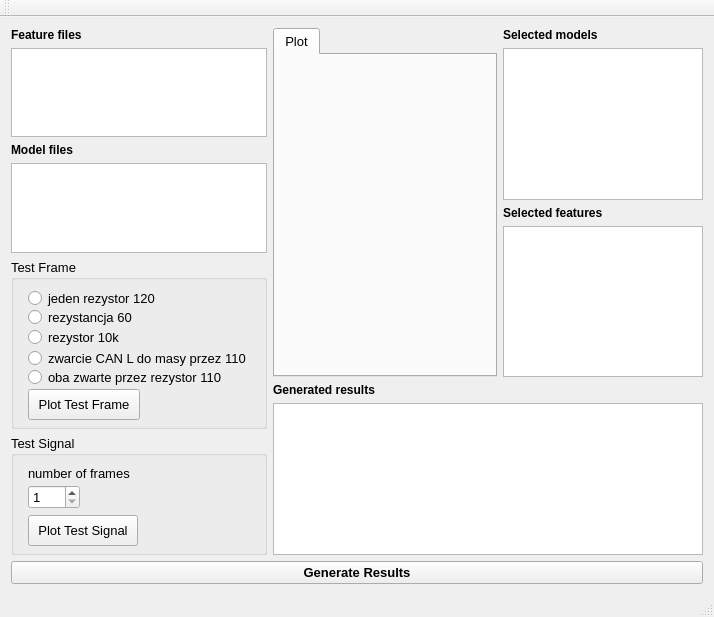
<?xml version="1.0" encoding="UTF-8"?>
<ui version="4.0">
 <class>MainWindow</class>
 <widget class="QMainWindow" name="MainWindow">
  <property name="geometry">
   <rect>
    <x>0</x>
    <y>0</y>
    <width>714</width>
    <height>617</height>
   </rect>
  </property>
  <property name="windowTitle">
   <string>Automotive Networks Error Analyser </string>
  </property>
  <widget class="QWidget" name="centralWidget">
   <layout class="QGridLayout" name="gridLayout">
    <item row="7" column="0">
     <widget class="QPushButton" name="generateResultsButton">
      <property name="font">
       <font>
        <pointsize>10</pointsize>
        <weight>75</weight>
        <bold>true</bold>
       </font>
      </property>
      <property name="text">
       <string>Generate Results</string>
      </property>
     </widget>
    </item>
    <item row="0" column="0">
     <layout class="QGridLayout" name="gridLayout_3">
      <item row="0" column="1">
       <layout class="QGridLayout" name="gridLayout_2">
        <item row="0" column="0" rowspan="4">
         <widget class="QTabWidget" name="tabWidget">
          <property name="sizePolicy">
           <sizepolicy hsizetype="Expanding" vsizetype="Expanding">
            <horstretch>0</horstretch>
            <verstretch>0</verstretch>
           </sizepolicy>
          </property>
          <property name="font">
           <font>
            <pointsize>10</pointsize>
           </font>
          </property>
          <property name="styleSheet">
           <string notr="true"/>
          </property>
          <property name="currentIndex">
           <number>0</number>
          </property>
          <widget class="QCustomPlot" name="plot">
           <property name="font">
            <font>
             <pointsize>9</pointsize>
             <weight>75</weight>
             <bold>true</bold>
            </font>
           </property>
           <attribute name="title">
            <string>Plot</string>
           </attribute>
          </widget>
         </widget>
        </item>
        <item row="0" column="1">
         <widget class="QLabel" name="label_3">
          <property name="font">
           <font>
            <pointsize>9</pointsize>
            <weight>75</weight>
            <bold>true</bold>
           </font>
          </property>
          <property name="text">
           <string>Selected models</string>
          </property>
         </widget>
        </item>
        <item row="4" column="0" colspan="2">
         <widget class="QLabel" name="label_2">
          <property name="font">
           <font>
            <pointsize>9</pointsize>
            <weight>75</weight>
            <bold>true</bold>
           </font>
          </property>
          <property name="text">
           <string>Generated results</string>
          </property>
         </widget>
        </item>
        <item row="1" column="1">
         <widget class="QListWidget" name="selectedModels">
          <property name="maximumSize">
           <size>
            <width>200</width>
            <height>16777215</height>
           </size>
          </property>
         </widget>
        </item>
        <item row="3" column="1">
         <widget class="QListWidget" name="selectedFeatures">
          <property name="maximumSize">
           <size>
            <width>200</width>
            <height>16777215</height>
           </size>
          </property>
         </widget>
        </item>
        <item row="2" column="1">
         <widget class="QLabel" name="label_4">
          <property name="font">
           <font>
            <pointsize>9</pointsize>
            <weight>75</weight>
            <bold>true</bold>
           </font>
          </property>
          <property name="text">
           <string>Selected features</string>
          </property>
         </widget>
        </item>
        <item row="5" column="0" colspan="2">
         <widget class="QTableWidget" name="generatedResults"/>
        </item>
       </layout>
      </item>
      <item row="0" column="0">
       <layout class="QVBoxLayout" name="verticalLayout">
        <item>
         <widget class="QLabel" name="label_5">
          <property name="font">
           <font>
            <pointsize>9</pointsize>
            <weight>75</weight>
            <bold>true</bold>
           </font>
          </property>
          <property name="text">
           <string>Feature files</string>
          </property>
         </widget>
        </item>
        <item>
         <widget class="QTreeView" name="features">
          <property name="sizePolicy">
           <sizepolicy hsizetype="Minimum" vsizetype="Expanding">
            <horstretch>0</horstretch>
            <verstretch>0</verstretch>
           </sizepolicy>
          </property>
          <property name="font">
           <font>
            <pointsize>10</pointsize>
           </font>
          </property>
         </widget>
        </item>
        <item>
         <widget class="QLabel" name="label_6">
          <property name="font">
           <font>
            <pointsize>9</pointsize>
            <weight>75</weight>
            <bold>true</bold>
           </font>
          </property>
          <property name="text">
           <string>Model files</string>
          </property>
         </widget>
        </item>
        <item>
         <widget class="QTreeView" name="models">
          <property name="sizePolicy">
           <sizepolicy hsizetype="Minimum" vsizetype="Expanding">
            <horstretch>0</horstretch>
            <verstretch>0</verstretch>
           </sizepolicy>
          </property>
          <property name="font">
           <font>
            <pointsize>10</pointsize>
           </font>
          </property>
         </widget>
        </item>
        <item>
         <widget class="QGroupBox" name="randomSignal">
          <property name="sizePolicy">
           <sizepolicy hsizetype="Minimum" vsizetype="Fixed">
            <horstretch>0</horstretch>
            <verstretch>0</verstretch>
           </sizepolicy>
          </property>
          <property name="minimumSize">
           <size>
            <width>0</width>
            <height>170</height>
           </size>
          </property>
          <property name="font">
           <font>
            <pointsize>10</pointsize>
           </font>
          </property>
          <property name="title">
           <string>Test Frame</string>
          </property>
          <property name="flat">
           <bool>true</bool>
          </property>
          <property name="checkable">
           <bool>false</bool>
          </property>
          <widget class="QRadioButton" name="rb1">
           <property name="geometry">
            <rect>
             <x>17</x>
             <y>30</y>
             <width>227</width>
             <height>18</height>
            </rect>
           </property>
           <property name="text">
            <string>jeden rezystor 120</string>
           </property>
          </widget>
          <widget class="QRadioButton" name="rb2">
           <property name="geometry">
            <rect>
             <x>17</x>
             <y>50</y>
             <width>227</width>
             <height>17</height>
            </rect>
           </property>
           <property name="text">
            <string>rezystancja 60</string>
           </property>
          </widget>
          <widget class="QRadioButton" name="rb3">
           <property name="geometry">
            <rect>
             <x>17</x>
             <y>70</y>
             <width>227</width>
             <height>17</height>
            </rect>
           </property>
           <property name="text">
            <string>rezystor 10k</string>
           </property>
          </widget>
          <widget class="QRadioButton" name="rb4">
           <property name="geometry">
            <rect>
             <x>17</x>
             <y>90</y>
             <width>227</width>
             <height>18</height>
            </rect>
           </property>
           <property name="text">
            <string>zwarcie CAN L do masy przez 110</string>
           </property>
          </widget>
          <widget class="QRadioButton" name="rb5">
           <property name="geometry">
            <rect>
             <x>17</x>
             <y>110</y>
             <width>227</width>
             <height>17</height>
            </rect>
           </property>
           <property name="text">
            <string>oba zwarte przez rezystor 110</string>
           </property>
          </widget>
          <widget class="QPushButton" name="plotTestButton">
           <property name="geometry">
            <rect>
             <x>17</x>
             <y>130</y>
             <width>112</width>
             <height>31</height>
            </rect>
           </property>
           <property name="sizePolicy">
            <sizepolicy hsizetype="Fixed" vsizetype="Fixed">
             <horstretch>0</horstretch>
             <verstretch>0</verstretch>
            </sizepolicy>
           </property>
           <property name="text">
            <string>Plot Test Frame</string>
           </property>
          </widget>
         </widget>
        </item>
        <item>
         <widget class="QGroupBox" name="testSignal">
          <property name="sizePolicy">
           <sizepolicy hsizetype="Minimum" vsizetype="Fixed">
            <horstretch>0</horstretch>
            <verstretch>0</verstretch>
           </sizepolicy>
          </property>
          <property name="minimumSize">
           <size>
            <width>0</width>
            <height>120</height>
           </size>
          </property>
          <property name="font">
           <font>
            <pointsize>10</pointsize>
           </font>
          </property>
          <property name="title">
           <string>Test Signal</string>
          </property>
          <widget class="QSpinBox" name="numOfFrames">
           <property name="geometry">
            <rect>
             <x>17</x>
             <y>50</y>
             <width>52</width>
             <height>24</height>
            </rect>
           </property>
           <property name="minimum">
            <number>1</number>
           </property>
           <property name="maximum">
            <number>100</number>
           </property>
          </widget>
          <widget class="QLabel" name="label">
           <property name="geometry">
            <rect>
             <x>17</x>
             <y>30</y>
             <width>107</width>
             <height>16</height>
            </rect>
           </property>
           <property name="font">
            <font>
             <pointsize>10</pointsize>
            </font>
           </property>
           <property name="text">
            <string>number of frames</string>
           </property>
          </widget>
          <widget class="QPushButton" name="plotSignalButton">
           <property name="geometry">
            <rect>
             <x>17</x>
             <y>80</y>
             <width>110</width>
             <height>31</height>
            </rect>
           </property>
           <property name="sizePolicy">
            <sizepolicy hsizetype="Fixed" vsizetype="Fixed">
             <horstretch>0</horstretch>
             <verstretch>0</verstretch>
            </sizepolicy>
           </property>
           <property name="font">
            <font>
             <pointsize>10</pointsize>
            </font>
           </property>
           <property name="text">
            <string>Plot Test Signal</string>
           </property>
          </widget>
         </widget>
        </item>
       </layout>
      </item>
     </layout>
    </item>
   </layout>
  </widget>
  <widget class="QMenuBar" name="menuBar">
   <property name="geometry">
    <rect>
     <x>0</x>
     <y>0</y>
     <width>714</width>
     <height>25</height>
    </rect>
   </property>
  </widget>
  <widget class="QToolBar" name="mainToolBar">
   <attribute name="toolBarArea">
    <enum>TopToolBarArea</enum>
   </attribute>
   <attribute name="toolBarBreak">
    <bool>false</bool>
   </attribute>
  </widget>
  <widget class="QStatusBar" name="statusBar"/>
 </widget>
 <layoutdefault spacing="6" margin="11"/>
 <customwidgets>
  <customwidget>
   <class>QCustomPlot</class>
   <extends>QWidget</extends>
   <header>qcustomplot.h</header>
   <container>1</container>
  </customwidget>
 </customwidgets>
 <resources>
  <include location="../layout/qdarkstyle/style.qrc"/>
 </resources>
 <connections/>
</ui>
